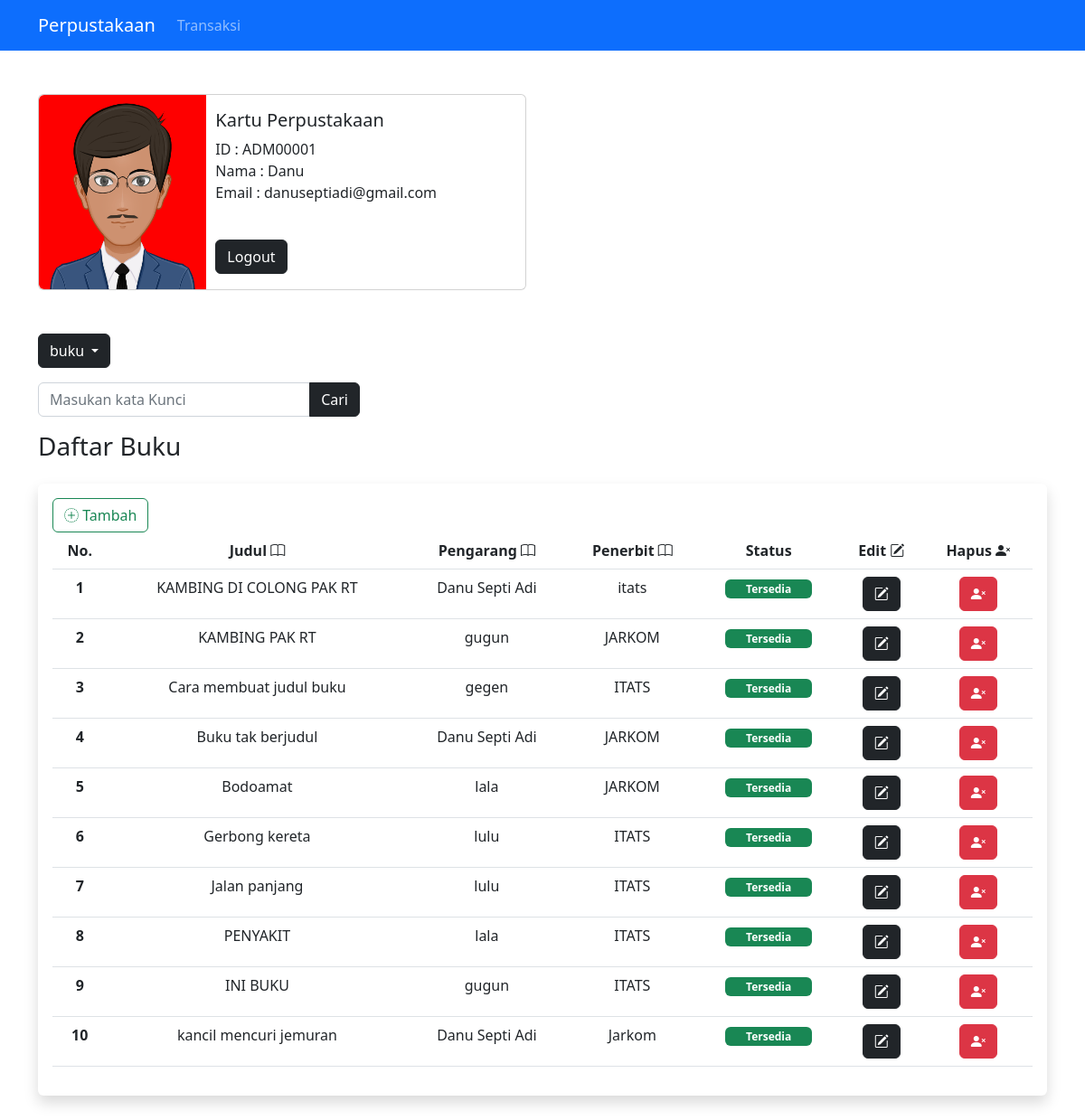
The page /project/perpus/?l=buku (signed in) on the database its author committed.
### tables this page shows
CREATE TABLE `buku` (
  `id_buku` varchar(10) NOT NULL,
  `judul_buku` varchar(100) NOT NULL,
  `penulis_id` varchar(30) NOT NULL,
  `penerbit` varchar(30) NOT NULL,
  `status_buku` enum('Tersedia','Tidak Tersedia') NOT NULL
);

CREATE TABLE `penulis` (
  `id_penulis` varchar(30) NOT NULL,
  `nama_penulis` varchar(30) NOT NULL,
  `email_penulis` varchar(50) NOT NULL
);

### app/core/Controller.php (called while the page is built, shortened)
<?php
class Controller{
    public function view($view, $data = [])
    {
        require_once 'app/views/'.$view.'.php';
    }
}

### app/core/App.php (called while the page is built, shortened)
<?php
class App{
    protected $method = 'index';
    protected $params = [];
    public function __construct(){
        $url = $this->parseURL();
        $this->controller = new $this->controller;
        if( !empty($url)){
            $this->params = array_values($url);
        }
        call_user_func_array([$this->controller, $this->method], $this->params);
    }
    public function parseURL(){
        if(isset($_GET['url'])){
            $url = rtrim($_GET['url'],'/');
            $url = filter_var($url, FILTER_SANITIZE_URL);
            $url = explode('/',$url);
            return $url;
        }
    }
}

### index.php (called while the page is built, shortened)
<?php
$app = new App;

### app/helper/database.php (called while the page is built, shortened)
<?php
class database{
    private $servername = DB_SERVER;
    private $username = DB_USER;
    private $pass = DB_PASS;
    private $database = DB_NAME;
    private $conn;
    function __construct()
    {
        try {
            $this->conn = new PDO("mysql:host=$this->servername;dbname=$this->database", $this->username,
            $this->pass);
            $this->conn->setAttribute(PDO::ATTR_ERRMODE, PDO::ERRMODE_EXCEPTION);
        } catch(PDOException $e) {
            echo "Connection failed: " . $e->getMessage();
        }
    }
    public function getAll($sql){
        $this->stmt = $this->conn->prepare($sql);
        $this->stmt->execute();
        return $this->stmt->fetchAll(PDO::FETCH_ASSOC);
    }
}

### app/models/buku.php (called while the page is built, shortened)
<?php
class buku{
    private $p;
    function __construct()
    {
        $this->p =new database;
    }
    function get_buku()
    {
        if(isset($_POST["kunci"])){
            $cari = $_POST["kunci"];
            $data = $this->p->getAll("SELECT buku.*,penulis.* from buku inner join penulis on buku.penulis_id = penulis.id_penulis where buku.judul_buku LIKE '%$cari%' OR penulis.nama_penulis LIKE '%$cari%' OR buku.penerbit LIKE '%$cari%'");
        }else{$data = $this->p->getAll('select buku.*,penulis.* from buku inner join penulis on buku.penulis_id = penulis.id_penulis');}
        return $data;
    }
}

### app/views/atribut/buku.php (the view, shortened to what this page needs)
<h3 class="mb-4">Daftar Buku</h3>
<div class="shadow p-3 mb-5 bg-body rounded">
<?php if(isset($_SESSION['user'])){?>
<button type="button" class="btn btn-outline-success" data-bs-toggle="modal" data-bs-target="#tambah"><i class="bi bi-plus-circle-dotted"></i> Tambah</button><?php }?>
<div data-bs-spy="scroll" data-bs-target="#navbar-example2" data-bs-root-margin="0px 0px -40%" data-bs-smooth-scroll="true" class="scrollspy-example" tabindex="0">
<table class="table">
  <thead>
    <tr>
      <th class="text-center" scope="col">No.</th>
      <th class="text-center" scope="col">Judul <i class="bi bi-book"></i></th>
      <th class="text-center" scope="col">Pengarang <i class="bi bi-book"></th>
      <th class="text-center" scope="col">Penerbit <i class="bi bi-book"></th>
      <th class="text-center" scope="col">Status</th>
      <?php if(isset($_SESSION['user'])){?>
      <th class="text-center" scope="col">Edit <i class="bi bi-pencil-square"></i></th>
      <th class="text-center" scope="col">Hapus <i class="bi bi-person-x-fill"></i></th>
      <?php }?>
    </tr>
  </thead>
  <tbody>
    <?php
    $i = 0;
    foreach($data['buku'] as $books):
    $i++;
    ?>
        <tr>
      <th class="text-center" scope="row"><?=$i?></th>
      <td class="text-center"><?=$books['judul_buku'];?></td>
      <td class="text-center"><?=$books['nama_penulis'];?></td>
      <td class="text-center"><?=$books['penerbit'];?></td>
      <td class="text-center"><?php
      if($books['status_buku'] == "Tidak Tersedia"){
        echo "<div class='badge bg-danger text-wrap' style='width: 6rem;'>".$books['status_buku']."</div></td>";
      }else{
          echo "<div class='badge bg-success text-wrap' style='width: 6rem;'>".$books['status_buku']."</div></td>";
        }
        if(isset($_SESSION['user'])){
        ?>
        <td class="text-center"><button type="button" name="edit" class="btn btn-dark" data-bs-toggle="modal" data-bs-target="#edit<?=$i?>"><i class="bi bi-pencil-square"></button></td>
        <td class="text-center"><a class="btn btn-danger" href="<?=BASEURL?>?l=buku&&hapusbuku=<?=$books['id_buku']?>"><i class="bi bi-person-x-fill"></a></td>
        <?php } ?>
        </tr>
    <?php endforeach;?>
    </tbody>
</table>

### app/controllers/Home.php (shortened to what this page needs)
<?php
class Home extends Controller{
    public function index(){
        if(isset($_POST['opsilogin'])){
            if($_POST['opsilogin'] == "admin"){
                if($this->model('petugas')->login($_POST['username'],$_POST['pass']) === "guest"){
                    echo '<script type ="text/JavaScript">';
                    echo 'alert("User/Password Salah")';
                    echo '</script>';
                    $this->home();
                }if(isset($_SESSION['user'])){
                    if(isset($_GET['transaksi'])){
                        $this->transaksi();
                    }else{
                        $this->Pengelolah();}
                }
            }else{
                $this->home();
                $_POST = ""; $_GET= "";
        }
            }if(isset($_SESSION['user'])){
                if(isset($_GET['transaksi'])){
                    $this->transaksi();
                }else{
                    $this->Pengelolah();}
            }else{
                $this->home();
                $_POST = ""; $_GET= "";
            }
        }
    public function Pengelolah(){
        $data['title'] = 'Pengelolahan';
        $data['buku'] = $this->model('buku')->get_buku();
        $data['petugas'] = $this->model('petugas')->getAll_petugas();
        $data['anggota'] = $this->model('anggota')->getAll_anggota();
        $data['penulis'] = $this->model('penulis')->getAll_penulis();
        $data['transaksi'] = $this->model('transaksi')->getAll_transaksi();
        $this->view('template/header',$data);
        $this->view('page/admin',$data);
        $this->view('template/footer');
    }
}

### app/views/template/header.php (shortened to what this page needs)
<!doctype html>
<html lang="en">
  <head>
    <link href="https://cdn.jsdelivr.net/npm/bootstrap@5.2.0-beta1/dist/css/bootstrap.min.css" rel="stylesheet">
    <link rel="stylesheet" href="https://cdn.jsdelivr.net/npm/bootstrap-icons@1.8.3/font/bootstrap-icons.css">
  </head>
  <body>
  <nav class="navbar navbar-expand-lg navbar-dark text-light bg-primary">
  <div class="container-md">
  <a class="navbar-brand" href="<?=BASEURL;?>">Perpustakaan</a>
  <div class="collapse navbar-collapse" id="navbarNav">
    <ul class="navbar-nav">
      <li class="nav-item active">
        <a class="nav-link" href="<?=BASEURL?>?transaksi">Transaksi</a>
      </li>
    </ul>
  </div>
</div>
</nav>

### app/views/page/admin.php (shortened to what this page needs)
<div class="container">
<div class="card mt-5" style="max-width: 540px;">
  <div class="row g-0">
    <div class="col-md-4">
    </div>
    <div class="col-md-8">
      <div class="card-body">
        <h5 class="card-title">Kartu Perpustakaan</h5>
        <p class="card-text">ID : <?=$_SESSION['user']['id_admin'];?>
        <br>Nama : <?=$_SESSION['user']['nama_admin'];?>
        <br>Email : <?=$_SESSION['user']['email_admin'];?>
        <br><br>
        </p>
        <a href="<?=BASEURL?>?logout=true" class="btn btn-dark stretched-link">Logout</a>
      </div>
    </div>
  </div>
</div>
<div class="btn-group mb-3">
  <button type="button" class="btn btn-dark dropdown-toggle mt-5" data-bs-toggle="dropdown" aria-expanded="false">
    <?php if(isset($_GET['l'])){
      echo $_GET['l'];
    }else{
      echo "Pilih List";
    }?>
  </button>
</div>
<?php
if(isset($_GET['l'])){
  $l = $_GET['l'];
  ?>
<form action="<?=BASEURL."?l=$l";?>" method="post">
<div class="row justify-content-start">
    <div class="col-4">
    <div class="input-group mb-3">
  <input type="text" class="form-control" id = "inputcari" onkeyup ="cariBuku()" name="kunci" placeholder="Masukan kata Kunci"<?php if(isset($_POST['kunci'])){
    echo "value= '".$_POST['kunci']."'";
  }?> >
  <button class="btn btn-dark" type="submit" id="cari">Cari</button>
    </div>
    </div>
</div>
</form>
<?php
  if($_GET['l']=="buku"){
    require_once 'app/views/atribut/buku.php';
  }
}
?>
</div>

### app/views/template/footer.php (shortened to what this page needs)
  </body>
</html>

### rows shown on the page
buku: judul_buku "KAMBING DI COLONG PAK RT", penulis.nama_penulis "Danu Septi Adi", penerbit "itats", status_buku "Tersedia"
buku: judul_buku "KAMBING PAK RT", penulis.nama_penulis "gugun", penerbit "JARKOM", status_buku "Tersedia"
buku: judul_buku "Cara membuat judul buku", penulis.nama_penulis "gegen", penerbit "ITATS", status_buku "Tersedia"
buku: judul_buku "Buku tak berjudul", penulis.nama_penulis "Danu Septi Adi", penerbit "JARKOM", status_buku "Tersedia"
buku: judul_buku "Bodoamat", penulis.nama_penulis "lala", penerbit "JARKOM", status_buku "Tersedia"
buku: judul_buku "Gerbong kereta", penulis.nama_penulis "lulu", penerbit "ITATS", status_buku "Tersedia"
buku: judul_buku "Jalan panjang", penulis.nama_penulis "lulu", penerbit "ITATS", status_buku "Tersedia"
buku: judul_buku "PENYAKIT", penulis.nama_penulis "lala", penerbit "ITATS", status_buku "Tersedia"
buku: judul_buku "INI BUKU", penulis.nama_penulis "gugun", penerbit "ITATS", status_buku "Tersedia"
buku: judul_buku "kancil mencuri jemuran", penulis.nama_penulis "Danu Septi Adi", penerbit "Jarkom", status_buku "Tersedia"

### other values the page prints
$_GET['l'] "buku"
